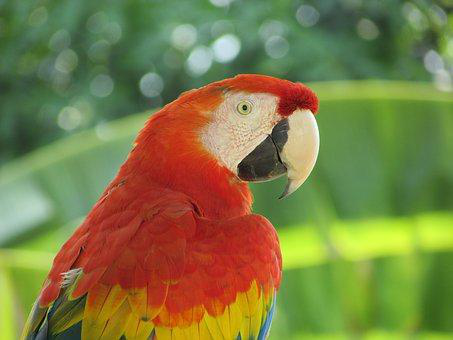
#> input picture image/parrot.png, 453 x 340 px, found by its file name
$ python ex4.py
#> lines starting #> are read from the running program, lines starting #| are printed output that depends on the picture
import numpy as np
from skimage import img_as_ubyte, img_as_float
from skimage.io import imread
from skimage.metrics import peak_signal_noise_ratio as compare_psnr
from PIL import Image
import matplotlib.pylab as pylab
import os

image_path = r"image\parrot.png"

def plot_image(image, title=''):
    pylab.title(title, size=14)
    pylab.imshow(image)
    pylab.axis('off')

def plot_hist(r, g, b, title=''):
    r_ubyte, g_ubyte, b_ubyte = img_as_ubyte(r), img_as_ubyte(g), img_as_ubyte(b)
    r_flat, g_flat, b_flat = np.array(r_ubyte).ravel(), np.array(g_ubyte).ravel(), np.array(b_ubyte).ravel()
    pylab.hist(r_flat, bins=256, range=(0, 256), color='r', alpha=0.5)
    pylab.hist(g_flat, bins=256, range=(0, 256), color='g', alpha=0.5)
    pylab.hist(b_flat, bins=256, range=(0, 256), color='b', alpha=0.5)
    pylab.xlabel('pixel value', size=10)
    pylab.ylabel('frequency', size=10)
    pylab.title(title, size=12)

try:
    im_original = Image.open(image_path)
#> im_original is the input picture: PIL image 453x340 RGB; mean R, G, B 125.4, 124.4, 68.5
    im_r_orig, im_g_orig, im_b_orig = im_original.split()

    im_log = im_original.point(lambda i: 255 * np.log(1 + i / 255))
    im_r_log, im_g_log, im_b_log = im_log.split()
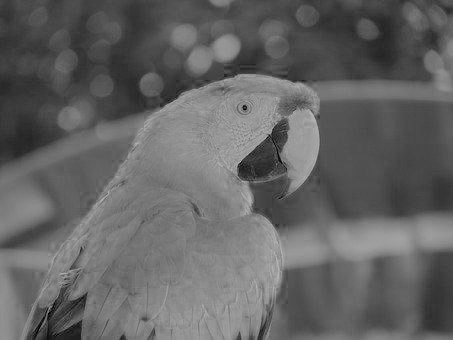
#> im_r_log: PIL image 453x340 L; min 0, max 177, mean 100
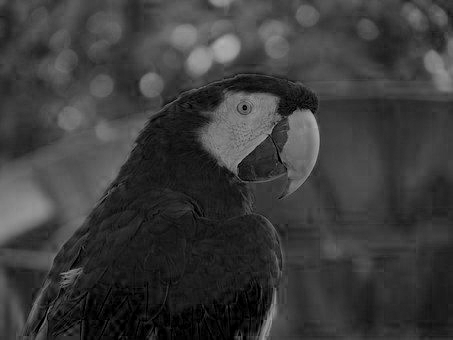
#> im_b_log: PIL image 453x340 L; min 0, max 176, mean 58.9

    im_float = img_as_float(np.array(im_original))
    gamma = 1.5
    im_gamma = (im_float ** gamma)
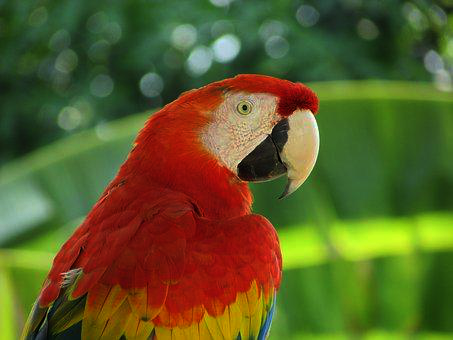
#> im_gamma: shape (340, 453, 3) float64; mean R, G, B 0.364, 0.363, 0.156

    pylab.style.use('ggplot')
    pylab.figure(figsize=(18, 12))

    pylab.subplot(321), plot_image(im_original, 'Original Image')
    pylab.subplot(322)
    plot_hist(im_r_orig, im_g_orig, im_b_orig, 'Histogram (Original)')

    pylab.subplot(323), plot_image(im_log, 'Log Transformed Image')
    pylab.subplot(324)
    plot_hist(im_r_log, im_g_log, im_b_log, 'Histogram (Log Transform)')

    pylab.subplot(325), plot_image(im_gamma, f'Power-Law (Gamma={gamma}) Image')
    pylab.subplot(326)
    plot_hist(im_gamma[..., 0], im_gamma[..., 1], im_gamma[..., 2], f'Histogram (Gamma={gamma})')
#> call 3 of plot_hist, with title = 'Histogram (Gamma=1.5)'
#> in plot_hist (call 3), `r_ubyte, g_ubyte, b_ubyte = img_as_ubyte(r), img_as_ubyte(g), img_as_u..`:
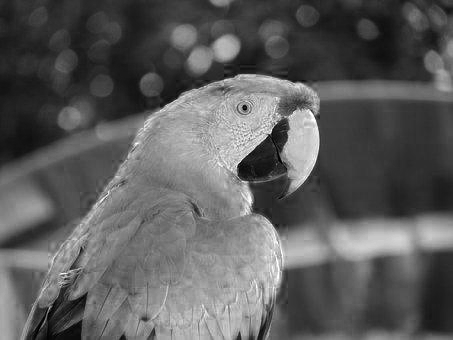
#> r_ubyte: shape (340, 453); min 0, max 255, mean 92.7
#> in plot_hist (call 3), `r_ubyte, g_ubyte, b_ubyte = img_as_ubyte(r), img_as_ubyte(g), img_as_u..`:
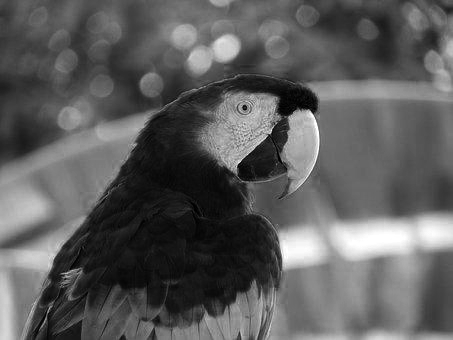
#> g_ubyte: shape (340, 453); min 0, max 255, mean 92.6
#> in plot_hist (call 3), `r_ubyte, g_ubyte, b_ubyte = img_as_ubyte(r), img_as_ubyte(g), img_as_u..`:
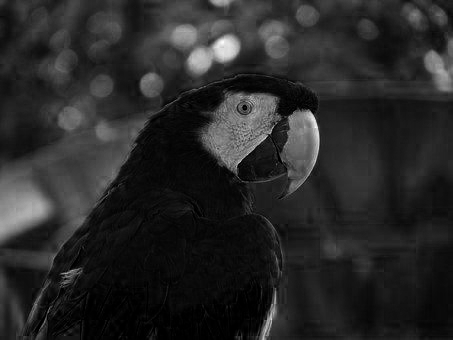
#> b_ubyte: shape (340, 453); min 0, max 252, mean 39.7

    pylab.tight_layout()
    pylab.show()

except FileNotFoundError as e:
    print(f"오류: 파일을 찾을 수 없습니다: {e.filename}")
except Exception as e:
    print(f"예상치 못한 오류가 발생했습니다: {e}")
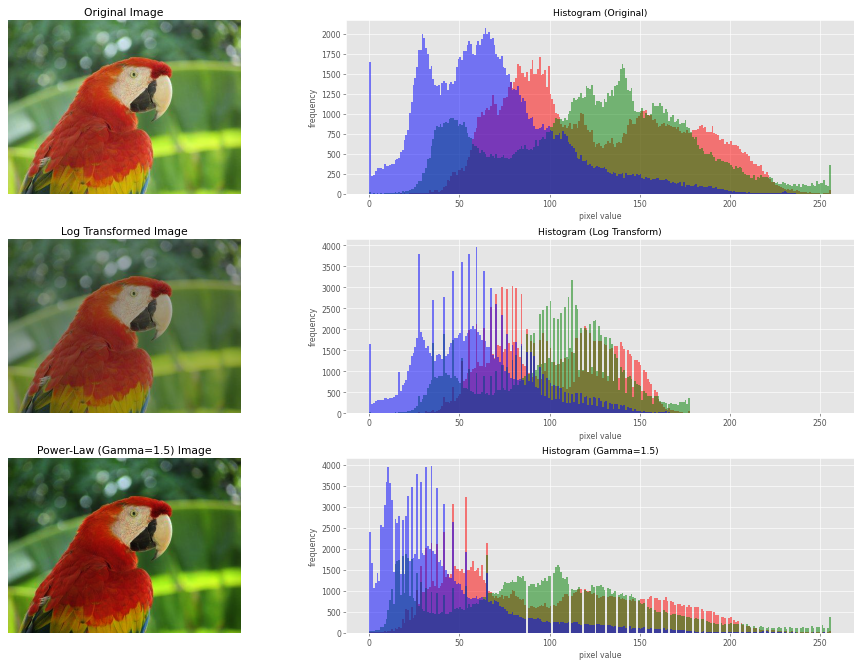
#> figure drawn by matplotlib, 6 panels; panel 2: tallest bar 1710 high, from x = 94 to 95; panel 2: tallest bar 1620 high, from x = 140 to 141; panel 2: tallest bar 2071 high, from x = 64 to 65; panel 4: tallest bar 3046 high, from x = 79 to 80
